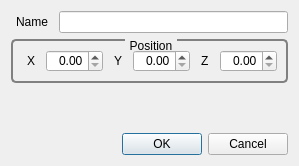
<?xml version="1.0" encoding="UTF-8"?>
<ui version="4.0">
 <class>GvvQLightDialog</class>
 <widget class="QDialog" name="GvvQLightDialog">
  <property name="geometry">
   <rect>
    <x>0</x>
    <y>0</y>
    <width>277</width>
    <height>166</height>
   </rect>
  </property>
  <property name="windowTitle">
   <string>Light Dialog</string>
  </property>
  <property name="styleSheet">
   <string>QGroupBox
{
     background-color: qlineargradient(x1: 0, y1: 0, x2: 0, y2: 1,
                                       stop: 0 #E0E0E0, stop: 1 #FFFFFF);
     border: 2px solid gray;
     border-radius: 5px;
     margin-top: 1ex; /* leave space at the top for the title */
 }

 QGroupBox::title
{
	 subcontrol-origin: margin;
     subcontrol-position: top center; /* position at the top center */
     padding: 0 3px;
     /*background-color: qlineargradient(x1: 0, y1: 0, x2: 0, y2: 1,
                                       stop: 0 #DDDDDD, stop: 1 #FFFFFF);*/
     border-radius: 3px;
 }

QLabel
{
	border-radius: 4px;
	padding: 2px;
 }
</string>
  </property>
  <layout class="QGridLayout" name="gridLayout">
   <item row="0" column="0">
    <widget class="QLabel" name="label">
     <property name="text">
      <string>Name</string>
     </property>
    </widget>
   </item>
   <item row="0" column="1">
    <widget class="QLineEdit" name="lineEdit"/>
   </item>
   <item row="1" column="0" colspan="2">
    <widget class="QGroupBox" name="groupBox">
     <property name="title">
      <string>Position</string>
     </property>
     <layout class="QHBoxLayout" name="horizontalLayout">
      <item>
       <widget class="QLabel" name="label_2">
        <property name="text">
         <string>X</string>
        </property>
       </widget>
      </item>
      <item>
       <widget class="QDoubleSpinBox" name="doubleSpinBox">
        <property name="alignment">
         <set>Qt::AlignRight|Qt::AlignTrailing|Qt::AlignVCenter</set>
        </property>
       </widget>
      </item>
      <item>
       <spacer name="horizontalSpacer_2">
        <property name="orientation">
         <enum>Qt::Horizontal</enum>
        </property>
        <property name="sizeHint" stdset="0">
         <size>
          <width>7</width>
          <height>20</height>
         </size>
        </property>
       </spacer>
      </item>
      <item>
       <widget class="QLabel" name="label_3">
        <property name="text">
         <string>Y</string>
        </property>
       </widget>
      </item>
      <item>
       <widget class="QDoubleSpinBox" name="doubleSpinBox_2">
        <property name="alignment">
         <set>Qt::AlignRight|Qt::AlignTrailing|Qt::AlignVCenter</set>
        </property>
       </widget>
      </item>
      <item>
       <spacer name="horizontalSpacer">
        <property name="orientation">
         <enum>Qt::Horizontal</enum>
        </property>
        <property name="sizeHint" stdset="0">
         <size>
          <width>8</width>
          <height>20</height>
         </size>
        </property>
       </spacer>
      </item>
      <item>
       <widget class="QLabel" name="label_4">
        <property name="text">
         <string>Z</string>
        </property>
       </widget>
      </item>
      <item>
       <widget class="QDoubleSpinBox" name="doubleSpinBox_3">
        <property name="alignment">
         <set>Qt::AlignRight|Qt::AlignTrailing|Qt::AlignVCenter</set>
        </property>
       </widget>
      </item>
     </layout>
    </widget>
   </item>
   <item row="2" column="1">
    <spacer name="verticalSpacer">
     <property name="orientation">
      <enum>Qt::Vertical</enum>
     </property>
     <property name="sizeHint" stdset="0">
      <size>
       <width>20</width>
       <height>37</height>
      </size>
     </property>
    </spacer>
   </item>
   <item row="3" column="0" colspan="2">
    <widget class="QDialogButtonBox" name="buttonBox">
     <property name="orientation">
      <enum>Qt::Horizontal</enum>
     </property>
     <property name="standardButtons">
      <set>QDialogButtonBox::Cancel|QDialogButtonBox::Ok</set>
     </property>
    </widget>
   </item>
  </layout>
 </widget>
 <resources/>
 <connections>
  <connection>
   <sender>buttonBox</sender>
   <signal>accepted()</signal>
   <receiver>GvvQLightDialog</receiver>
   <slot>accept()</slot>
   <hints>
    <hint type="sourcelabel">
     <x>248</x>
     <y>254</y>
    </hint>
    <hint type="destinationlabel">
     <x>157</x>
     <y>274</y>
    </hint>
   </hints>
  </connection>
  <connection>
   <sender>buttonBox</sender>
   <signal>rejected()</signal>
   <receiver>GvvQLightDialog</receiver>
   <slot>reject()</slot>
   <hints>
    <hint type="sourcelabel">
     <x>316</x>
     <y>260</y>
    </hint>
    <hint type="destinationlabel">
     <x>286</x>
     <y>274</y>
    </hint>
   </hints>
  </connection>
 </connections>
</ui>
